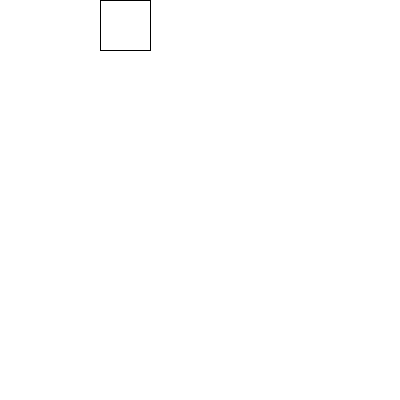
Frame 1 (no input)
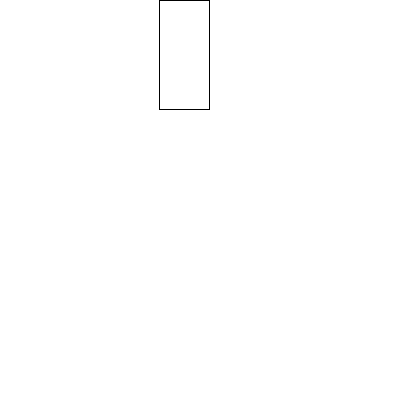
Frame 60 (the mouse pressed at the canvas centre just before this capture)
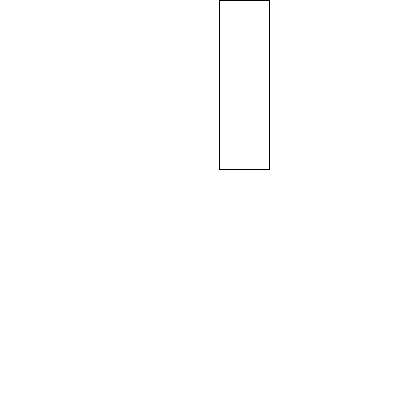
Frame 120 (the mouse held since frame 60 and released just before this capture)

The Processing sketch that drew these frames (run headless with seeded random() and noise(); from frame 60 on, the mouse is pressed at the canvas centre):

// Processing sketch: iintroVariables
// ── iintroVariables.pde
int posicion;
int tamano;
void setup() {
  size(400, 400);
  posicion = 100;
  tamano = 50;
}

void draw() {
  background(255);
  rect(posicion, 0, 50, tamano);
  posicion = posicion +1;
  tamano = tamano+1;
}
